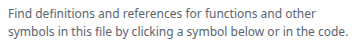
#> input picture test.png, 359 x 46 px
$ python -i helper.py   (imports and definitions only)
#> lines starting #> are read from the running program, lines starting #| are printed output that depends on the picture; after the words box and inside, x2 and y2 are one past the last pixel; in counts of white or black regions, pixels touching at a corner belong together
import os
import json

import cv2
import pytesseract
from dotenv import load_dotenv

import google.generativeai as genai


# [1 line not run here, left out]

# Configure Gemini API
API_KEY = os.getenv("GEMINI_API_KEY")
# [4 lines not run here, left out]

class OCRProcessor:
    """
    OCRProcessor handles image preprocessing and text extraction
    using Tesseract OCR. It automatically adjusts text polarity.
    """
    def __init__(self, image_input):
#> called with image_input = 'test.png'
        self.image_path = image_input
        if isinstance(image_input, str):
            self.image = cv2.imread(image_input)
#> self.image is the input picture: shape (46, 359, 3); mean B, G, R 240.1, 238.9, 238.2
        else:
            # Assume it's a numpy array
            self.image = image_input
        self.processed_image = None  # Will hold preprocessed binary image

    def preprocess_image(self):
        """
        Convert image to grayscale, threshold it using Otsu method,
        and invert if necessary so text is dark on light background.
        """
        gray = cv2.cvtColor(self.image, cv2.COLOR_BGR2GRAY)
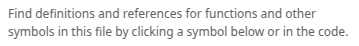
#> gray: shape (46, 359); min 97, max 255, mean 238.8

        # Binarize image using Otsu's thresholding
        _, thresh = cv2.threshold(gray, 0, 255, cv2.THRESH_BINARY + cv2.THRESH_OTSU)
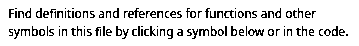
#> thresh: shape (46, 359); 87.6% white; black in thin lines or dots, all inside (x1, y1, x2, y2) = (9, 8, 348, 39)

        # Invert if text is white on black to match Tesseract preference
        if cv2.countNonZero(thresh) < (thresh.size // 2):
            thresh = 255 - thresh

        self.processed_image = thresh
        cv2.imwrite("preprocessed.png", self.processed_image)  # Save for debug/inspection

    # [90 lines left out: functions extract_text, parse_gemini_json, summarize_ocr_result, not called in this run]

>>> result = OCRProcessor('test.png').preprocess_image()
